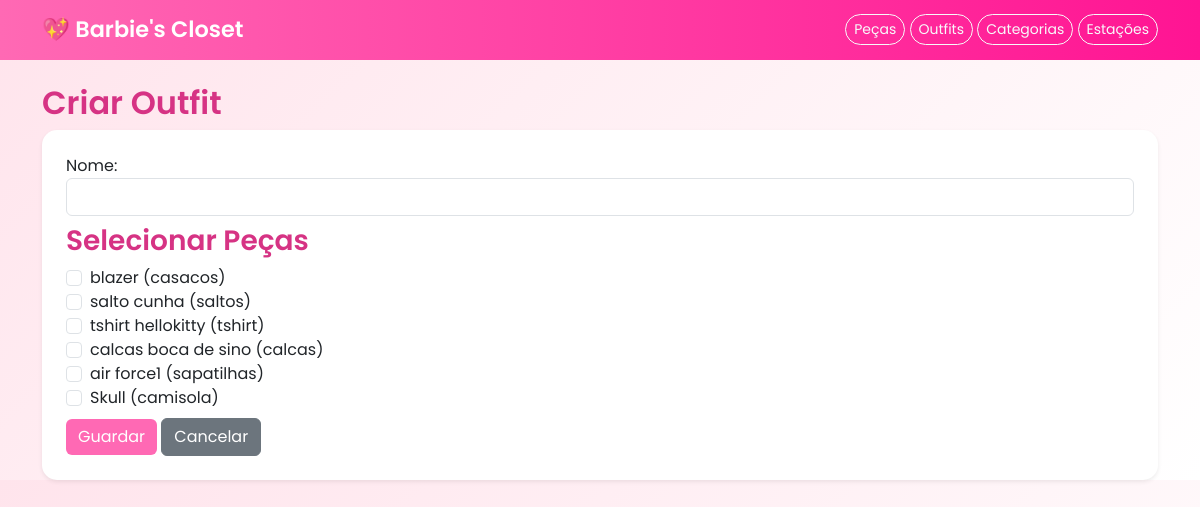
Screenshot of /outfit/criar/ (signed in) with the database file from the repository.
### barbies_closet/models.py (models this page shows, shortened)
class Peca(models.Model):
    utilizador = models.ForeignKey(User, on_delete=models.CASCADE)
    nome = models.CharField(max_length=100)
    cor = models.CharField(max_length=50)
    marca = models.CharField(max_length=100)
    tamanho = models.CharField(max_length=10)
    data_aquisicao = models.DateField()
    frequencia_uso = models.IntegerField(default=0)
    categoria = models.ForeignKey(Categoria, on_delete=models.SET_NULL, null=True)
    estacao = models.ForeignKey(Estacao, on_delete=models.SET_NULL, null=True)

class Categoria(models.Model):
    nome = models.CharField(max_length=100)
    def __str__(self):
        return self.nome

### barbies_closet/views.py (the view, shortened to what this page needs)
# urls.py: path('outfit/criar/', views.criar_outfit, name='criar_outfit'),
@login_required
def criar_outfit(request):
    pecas = Peca.objects.filter(utilizador=request.user)
    return render(request, 'outfit/outfit_criar.html', {'pecas': pecas})

### barbies_closet/templates/outfit/outfit_criar.html (shortened to what this page needs)
{% extends 'base.html' %}
{% block content %}
<h2>Criar Outfit</h2>
<div class="card p-4 shadow-sm">
    <form method="POST">
        <div class="mb-2">
            Nome: <input type="text" name="nome" class="form-control" required>
        </div>
        <div class="mb-2">
            <h3>Selecionar Peças</h3>
            <div class="form-check">
                {% for p in pecas %}
                    <input type="checkbox" name="pecas" value="{{ p.id }}" class="form-check-input">
                    <label class="form-check-label">{{ p.nome }} ({{ p.categoria }})</label><br>
                {% endfor %}
            </div>
        </div>
        <button type="submit" class="btn btn-primary">Guardar</button>
        <a href="{% url 'lista_outfits' %}" class="btn btn-secondary">Cancelar</a>
    </form>
</div>
{% endblock %}

### barbies_closet/templates/base.html (style rules this page uses)
body { background: linear-gradient(135deg, #ffe4ec, #fff); font-family: 'Poppins', sans-serif; }
.card { border: none; border-radius: 15px; transition: transform 0.2s ease; }
.btn-primary { background-color: #ff69b4; border: none; }
form { background: white; border-radius: 15px; }
h1, h2, h3 { color: #d63384; font-weight: 600; }

### rows the page displays
Peca: nome "blazer", categoria "casacos"
Peca: nome "salto cunha", categoria "saltos"
Peca: nome "tshirt hellokitty", categoria "tshirt"
Peca: nome "calcas boca de sino", categoria "calcas"
Peca: nome "air force1", categoria "sapatilhas"
Peca: nome "Skull", categoria "camisola"
